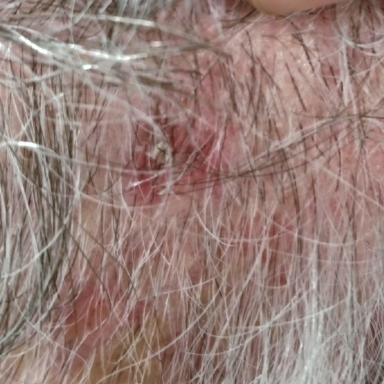
#> input picture pictures/img_0131.png, 384 x 384 px
$ python -i hair_feature_extractor.py   (imports and definitions only)
#> lines starting #> are read from the running program, lines starting #| are printed output that depends on the picture; after the words box and inside, x2 and y2 are one past the last pixel; in counts of white or black regions, pixels touching at a corner belong together
#> further down, picture is the input picture: shape (384, 384, 3); mean B, G, R 120.4, 126.8, 150.8
# This script defines a function to analyze the amount of hair in an image
# and classify it into levels based on coverage percentage.
import cv2
import numpy as np

def analyze_hair_amount(image, low_threshold_pct=3, high_threshold_pct=10):
    """
    Analyzes an image to estimate hair presence and categorizes it.

    It converts the image to grayscale, applies black-hat filtering to highlight
    hair-like structures, thresholds the result, and then calculates the
    percentage of hair coverage to assign a hair level (0, 1, or 2).

    Args:
        image (numpy.ndarray): The input color image (BGR format).
        low_threshold_pct (float, optional): Lower percentage threshold for 'some hair' (level 1). Defaults to 3.
        high_threshold_pct (float, optional): Higher percentage threshold for 'a lot of hair' (level 2). Defaults to 10.

    Returns:
        dict: A dictionary with 'hair_level' (0, 1, or 2) and
              'hair_coverage_pct' (float percentage), or NaNs if input is invalid.
    """
#> called with low_threshold_pct = 3, high_threshold_pct = 10
    if image is None:
        return {'hair_level': np.nan, 'hair_coverage_pct': np.nan}

    # 1. Convert image to grayscale
    img_gray = cv2.cvtColor(image, cv2.COLOR_BGR2GRAY)
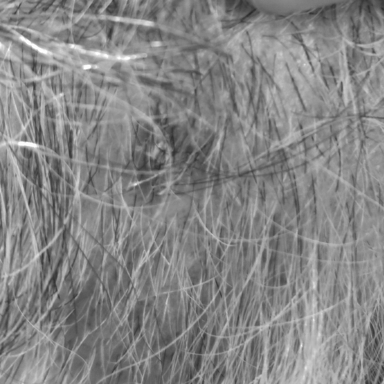
#> img_gray: shape (384, 384); min 42, max 255, mean 133.2

    # 2. Perform black-hat filtering
    kernel = cv2.getStructuringElement(cv2.MORPH_RECT, (25, 25))
    blackhat = cv2.morphologyEx(img_gray, cv2.MORPH_BLACKHAT, kernel)
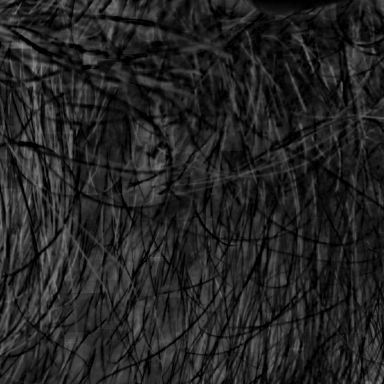
#> blackhat: shape (384, 384); min 0, max 139, mean 35.1

    # 3. Threshold the black-hat image
    _, hair_mask = cv2.threshold(blackhat, 30, 255, cv2.THRESH_BINARY)
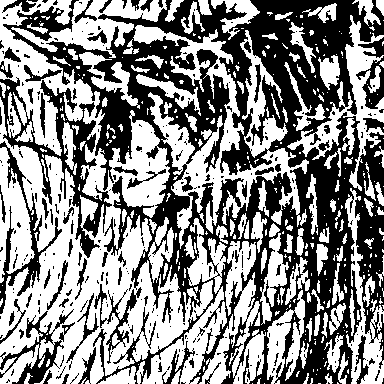
#> hair_mask: shape (384, 384); 53.6% white; 329 black regions (254 under 20 px), largest, box (x1, y1, x2, y2) and area: (3, 0, 384, 384) 53139, (0, 77, 112, 258) 4327, (0, 141, 62, 314) 1711

    # 4. Quantify hair coverage
    total_pixels = image.shape[0] * image.shape[1]
#> total_pixels = 147456
    hair_pixels = cv2.countNonZero(hair_mask)
#> hair_pixels = 78975
    if total_pixels == 0:
        hair_coverage_percentage = np.nan
    else:
        hair_coverage_percentage = (hair_pixels / total_pixels) * 100
#> hair_coverage_percentage = 53.56

    # 5. Classify hair amount
    hair_level = 0
    if hair_coverage_percentage >= high_threshold_pct:
        hair_level = 2
    elif hair_coverage_percentage >= low_threshold_pct:
        hair_level = 1
    else:
        hair_level = 0

    return {'hair_level': hair_level, 'hair_coverage_pct': hair_coverage_percentage}

>>> import cv2
>>> picture = cv2.imread('../pictures/img_0131.png')
>>> result = analyze_hair_amount(picture)
#> result = {'hair_level': 2, 'hair_coverage_pct': 53.56}

$ run again, on pictures/img_0132.png
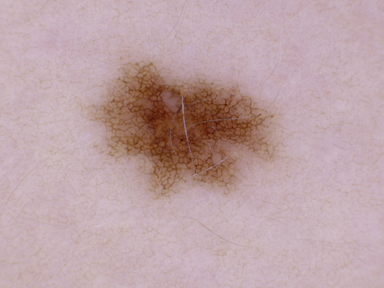
#> input picture pictures/img_0132.png, 384 x 288 px
#> picture is the input picture: shape (288, 384, 3); mean B, G, R 166, 163, 189.2
#> in analyze_hair_amount, `img_gray = cv2.cvtColor(image, cv2.COLOR_BGR2GRAY)`:
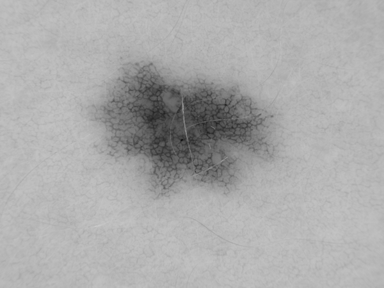
#> img_gray: shape (288, 384); min 17, max 202, mean 171.2
#> in analyze_hair_amount, `_, hair_mask = cv2.threshold(blackhat, 30, 255, cv2.THRESH_BINARY)`:
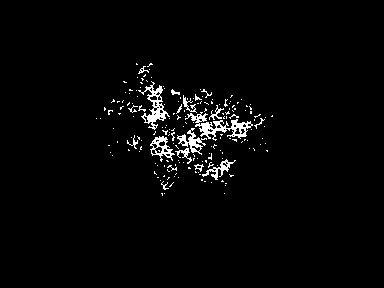
#> hair_mask: shape (288, 384); 2.5% white in thin lines or dots, all inside (x1, y1, x2, y2) = (96, 63, 273, 196)
#> hair_pixels = 2808
#> hair_coverage_percentage = 2.54
#> result = {'hair_level': 0, 'hair_coverage_pct': 2.54}

$ run again, on pictures/img_0138.png
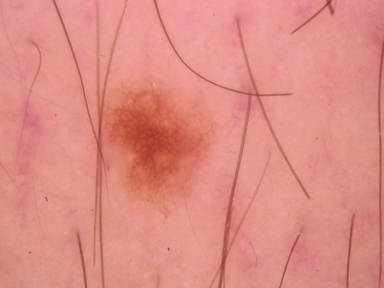
#> input picture pictures/img_0138.png, 384 x 288 px
#> picture is the input picture: shape (288, 384, 3); mean B, G, R 131.9, 139.8, 222.9
#> in analyze_hair_amount, `img_gray = cv2.cvtColor(image, cv2.COLOR_BGR2GRAY)`:
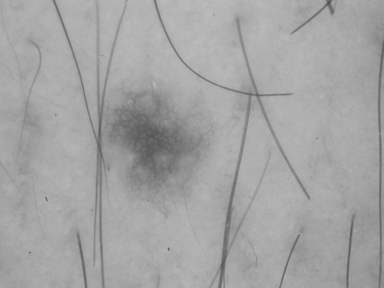
#> img_gray: shape (288, 384); min 79, max 190, mean 163.7
#> in analyze_hair_amount, `_, hair_mask = cv2.threshold(blackhat, 30, 255, cv2.THRESH_BINARY)`:
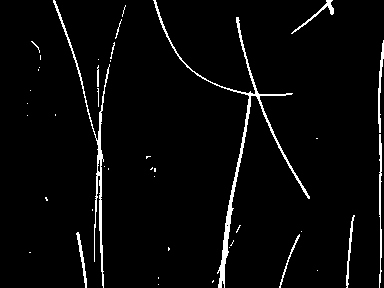
#> hair_mask: shape (288, 384); 3.5% white in thin lines or dots
#> hair_pixels = 3925
#> hair_coverage_percentage = 3.55
#> result = {'hair_level': 1, 'hair_coverage_pct': 3.55}

$ run again, on pictures/img_0141.png
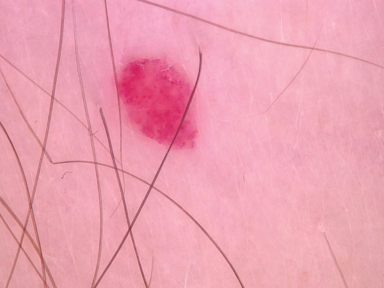
#> input picture pictures/img_0141.png, 384 x 288 px
#> picture is the input picture: shape (288, 384, 3); mean B, G, R 177.4, 160, 236.6
#> in analyze_hair_amount, `img_gray = cv2.cvtColor(image, cv2.COLOR_BGR2GRAY)`:
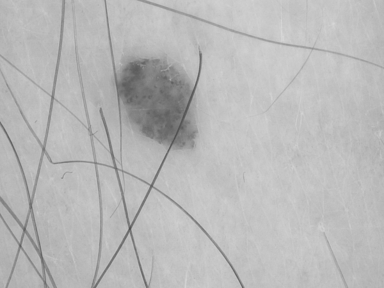
#> img_gray: shape (288, 384); min 79, max 215, mean 184.9
#> in analyze_hair_amount, `_, hair_mask = cv2.threshold(blackhat, 30, 255, cv2.THRESH_BINARY)`:
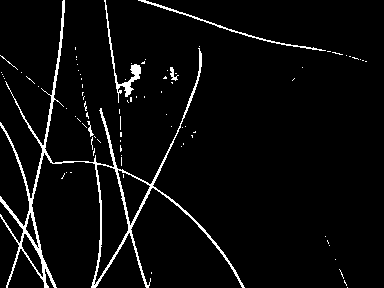
#> hair_mask: shape (288, 384); 4.5% white in thin lines or dots
#> hair_pixels = 4929
#> hair_coverage_percentage = 4.46
#> result = {'hair_level': 1, 'hair_coverage_pct': 4.46}
